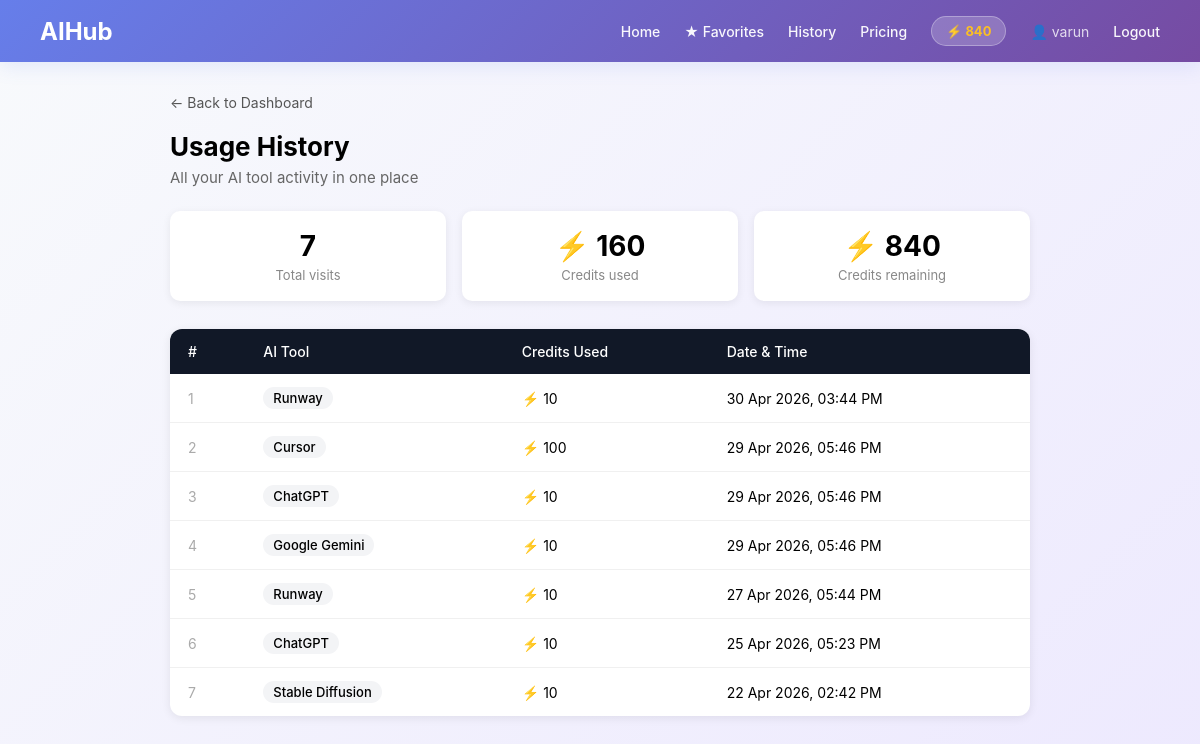
The app's page /history.php (signed in) with its own data.
### tables this page shows
CREATE TABLE IF NOT EXISTS `users` (
  `id` int NOT NULL AUTO_INCREMENT,
  `username` varchar(100) DEFAULT NULL,
  `email` varchar(150) DEFAULT NULL,
  `password` varchar(255) DEFAULT NULL,
  `credits` int DEFAULT '1000',
  `created_at` timestamp NULL DEFAULT CURRENT_TIMESTAMP,
  PRIMARY KEY (`id`),
  UNIQUE KEY `username` (`username`),
  UNIQUE KEY `email` (`email`)
);

CREATE TABLE IF NOT EXISTS `usage_logs` (
  `id` int NOT NULL AUTO_INCREMENT,
  `user_id` int NOT NULL,
  `tool_name` varchar(100) NOT NULL,
  `tool_url` varchar(255) DEFAULT NULL,
  `credits_used` int DEFAULT '10',
  `visited_at` timestamp NULL DEFAULT CURRENT_TIMESTAMP,
  PRIMARY KEY (`id`),
  KEY `user_id` (`user_id`)
);

### history.php (the view, shortened to what this page needs)
<?php
include "db.php";
$user_id  = $_SESSION['user_id'];
$username = $_SESSION['username'];
$stmt = $conn->prepare("SELECT credits FROM users WHERE id = ?");
$stmt->execute([$user_id]);
$credits = $stmt->fetchColumn();
$stmt = $conn->prepare(
    "SELECT tool_name, tool_url, credits_used, visited_at
     FROM usage_logs WHERE user_id = ?
     ORDER BY visited_at DESC"
);
$stmt->execute([$user_id]);
$logs = $stmt->fetchAll(PDO::FETCH_ASSOC);
$stmt2 = $conn->prepare("SELECT COALESCE(SUM(credits_used),0) FROM usage_logs WHERE user_id = ?");
$stmt2->execute([$user_id]);
$total_used = $stmt2->fetchColumn();
?>
<!DOCTYPE html>
<html>
<head>
    <link rel="stylesheet" href="dashboard.css?v=4">
</head>
<body>
<nav>
    <h2 class="logo">AIHub</h2>
    <ul>
        <li><a href="dashboard.php">Home</a></li>
        <li><a href="favorites.php">★ Favorites</a></li>
        <li><a href="history.php">History</a></li>
        <li><a href="pricing.php">Pricing</a></li>
        <li class="credits-badge">⚡ <?php echo number_format($credits); ?></li>
        <li class="nav-user">👤 <?php echo htmlspecialchars($username); ?></li>
        <li><a href="logout.php">Logout</a></li>
    </ul>
</nav>
<div class="history-wrap">
    <a href="dashboard.php" class="back-btn">← Back to Dashboard</a>
    <div class="page-title">Usage History</div>
    <div class="page-sub">All your AI tool activity in one place</div>
    <div class="stats-row">
        <div class="stat-box">
            <div class="num"><?php echo count($logs); ?></div>
            <div class="label">Total visits</div>
        </div>
        <div class="stat-box">
            <div class="num">⚡ <?php echo number_format($total_used); ?></div>
            <div class="label">Credits used</div>
        </div>
        <div class="stat-box">
            <div class="num">⚡ <?php echo number_format($credits); ?></div>
            <div class="label">Credits remaining</div>
        </div>
    </div>
    <div class="history-table-wrap">
        <?php if(count($logs) > 0): ?>
        <table class="history-table">
            <thead>
                <tr><th>#</th><th>AI Tool</th><th>Credits Used</th><th>Date & Time</th></tr>
            </thead>
            <tbody>
                <?php foreach($logs as $i => $log): ?>
                <tr>
                    <td style="color:#aaa;"><?php echo $i + 1; ?></td>
                    <td><span class="tool-badge"><?php echo htmlspecialchars($log['tool_name']); ?></span></td>
                    <td>⚡ <?php echo $log['credits_used']; ?></td>
                    <td><?php echo date('d M Y, h:i A', strtotime($log['visited_at'])); ?></td>
                </tr>
                <?php endforeach; ?>
            </tbody>
        </table>
        <?php endif; ?>
    </div>
</div>
</body>
</html>

### dashboard.css (style rules this page uses)
* { margin: 0; padding: 0; box-sizing: border-box; font-family: -apple-system, BlinkMacSystemFont, 'Segoe UI', 'Roboto', 'Oxygen', 'Ubuntu', 'Cantarell', sans-serif; }
body { background: linear-gradient(135deg, #f8fafc 0%, #ede9fe 100%); min-height: 100vh; }
nav { background: linear-gradient(135deg, #667eea 0%, #764ba2 100%); color: white; display: flex; justify-content: space-between; padding: 16px 40px; align-items: center; box-shadow: 0 4px 20px rgba(102, 126, 234, 0.15); }
nav ul { list-style: none; display: flex; gap: 24px; align-items: center; flex-wrap: wrap; }
nav a { color: rgba(255, 255, 255, 0.95); text-decoration: none; font-size: 14px; font-weight: 500; transition: all 0.3s ease; position: relative; }
.credits-badge { background: rgba(255, 255, 255, 0.2); color: #fbbf24; padding: 6px 14px; border-radius: 20px; font-size: 13px; font-weight: 700; border: 1px solid rgba(255, 255, 255, 0.3); }
.nav-user { font-size: 14px; color: rgba(255, 255, 255, 0.8); }

### history.php (style rules this page uses)
.history-wrap { max-width: 900px; margin: 30px auto; padding: 0 20px; }
.page-title { font-size: 26px; font-weight: bold; margin-bottom: 6px; }
.page-sub { color: #666; margin-bottom: 24px; font-size: 15px; }
.stats-row { display: flex; gap: 16px; margin-bottom: 28px; flex-wrap: wrap; }
.stat-box { background: white; border-radius: 10px; padding: 18px 24px; flex: 1; min-width: 140px; box-shadow: 0 2px 8px rgba(0,0,0,0.07); text-align: center; }
.stat-box .num { font-size: 28px; font-weight: bold; }
.stat-box .label { font-size: 13px; color: #888; margin-top: 4px; }
.history-table-wrap { background: white; border-radius: 12px; box-shadow: 0 2px 10px rgba(0,0,0,0.08); overflow: hidden; }
.history-table { width: 100%; border-collapse: collapse; font-size: 14px; }
.history-table th { background: #111827; color: white; padding: 14px 18px; text-align: left; font-weight: 500; }
.history-table td { padding: 13px 18px; border-bottom: 1px solid #f0f0f0; }
.history-table tr:last-child td { border-bottom: none; }
.tool-badge { display: inline-block; background: #f3f4f6; padding: 3px 10px; border-radius: 20px; font-size: 13px; font-weight: 500; }
.back-btn { display: inline-block; margin-bottom: 20px; text-decoration: none; color: #555; font-size: 14px; }

### records on screen
users: credits "840"
usage_logs: tool_name "Runway", credits_used "10", visited_at "30 Apr 2026, 03:44 PM"
usage_logs: tool_name "Cursor", credits_used "100", visited_at "29 Apr 2026, 05:46 PM"
usage_logs: tool_name "ChatGPT", credits_used "10", visited_at "29 Apr 2026, 05:46 PM"
usage_logs: tool_name "Google Gemini", credits_used "10", visited_at "29 Apr 2026, 05:46 PM"
usage_logs: tool_name "Runway", credits_used "10", visited_at "27 Apr 2026, 05:44 PM"
usage_logs: tool_name "ChatGPT", credits_used "10", visited_at "25 Apr 2026, 05:23 PM"
usage_logs: tool_name "Stable Diffusion", credits_used "10", visited_at "22 Apr 2026, 02:42 PM"

### other values on screen
$username "varun"
count($logs) "7"
$total_used "160"
